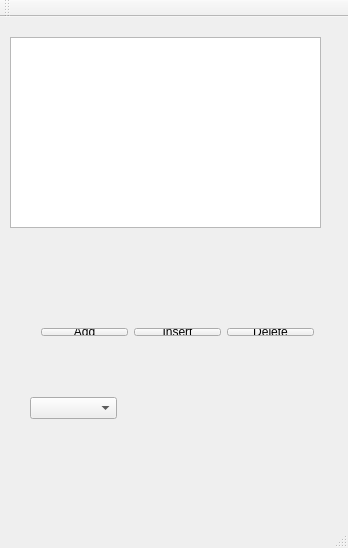
<?xml version="1.0" encoding="UTF-8"?>
<ui version="4.0">
 <class>MainWindow</class>
 <widget class="QMainWindow" name="MainWindow">
  <property name="geometry">
   <rect>
    <x>0</x>
    <y>0</y>
    <width>348</width>
    <height>548</height>
   </rect>
  </property>
  <property name="windowTitle">
   <string>MainWindow</string>
  </property>
  <widget class="QWidget" name="centralWidget">
   <widget class="QListView" name="listView">
    <property name="geometry">
     <rect>
      <x>10</x>
      <y>20</y>
      <width>311</width>
      <height>191</height>
     </rect>
    </property>
   </widget>
   <widget class="QComboBox" name="comboBox">
    <property name="geometry">
     <rect>
      <x>30</x>
      <y>380</y>
      <width>87</width>
      <height>22</height>
     </rect>
    </property>
   </widget>
   <widget class="QWidget" name="">
    <property name="geometry">
     <rect>
      <x>30</x>
      <y>300</y>
      <width>295</width>
      <height>30</height>
     </rect>
    </property>
    <layout class="QHBoxLayout" name="horizontalLayout">
     <item>
      <widget class="QPushButton" name="pushButton">
       <property name="text">
        <string>Add</string>
       </property>
      </widget>
     </item>
     <item>
      <widget class="QPushButton" name="pushButton_2">
       <property name="text">
        <string>Insert</string>
       </property>
      </widget>
     </item>
     <item>
      <widget class="QPushButton" name="pushButton_3">
       <property name="text">
        <string>Delete</string>
       </property>
      </widget>
     </item>
    </layout>
   </widget>
  </widget>
  <widget class="QMenuBar" name="menuBar">
   <property name="geometry">
    <rect>
     <x>0</x>
     <y>0</y>
     <width>348</width>
     <height>26</height>
    </rect>
   </property>
  </widget>
  <widget class="QToolBar" name="mainToolBar">
   <attribute name="toolBarArea">
    <enum>TopToolBarArea</enum>
   </attribute>
   <attribute name="toolBarBreak">
    <bool>false</bool>
   </attribute>
  </widget>
  <widget class="QStatusBar" name="statusBar"/>
 </widget>
 <layoutdefault spacing="6" margin="11"/>
 <resources/>
 <connections/>
</ui>
